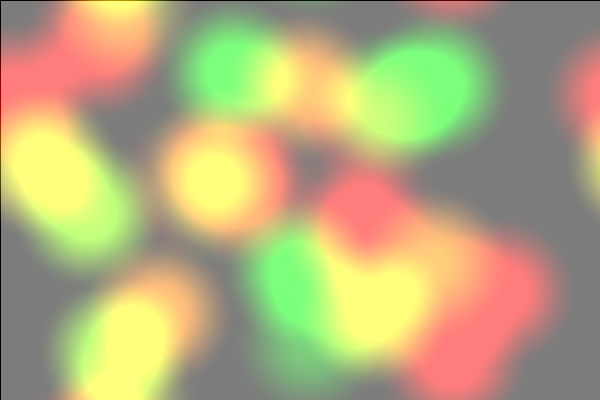
Frame 1 (no input)
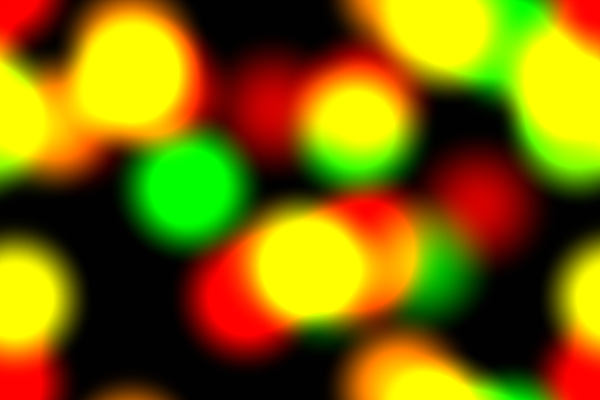
Frame 60 (the mouse pressed at the canvas centre just before this capture)
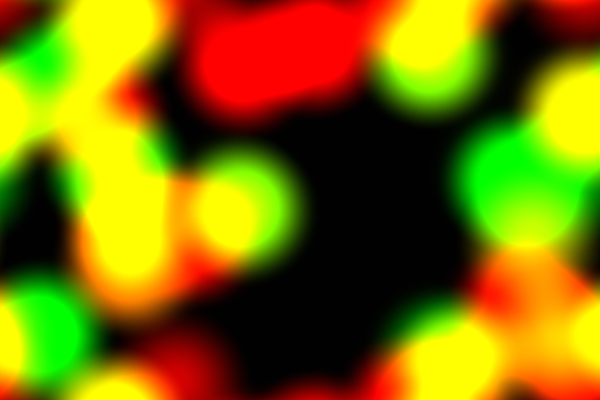
Frame 120 (the mouse held since frame 60 and released just before this capture)

The Processing sketch that drew these frames (run headless with seeded random() and noise(); from frame 60 on, the mouse is pressed at the canvas centre):

// Processing sketch: processing_106278
// ── processing_106278.pde

Ball[] balls;
final int numofBalls = 30;
int dimension;

//final int sizeConstant = 500;
int radius = 80;
final int maxColor = 30;

void setup() {
  size(600, 400);
  dimension = (int)sqrt(width*width + height*height);
  balls = new Ball[numofBalls];
  for(int i=0; i<numofBalls; i++) {
    balls[i] = new Ball(random(width), random(height));
  }
}

void draw() {
  println(frameRate);
//  background(0);
  fill(0,100);
  rectMode(CORNER);
  rect(0,0,width,height);
  loadPixels();
  
  for(int i=0; i<numofBalls; i++) {
//    println("i: "+i);
    for(int x = (int)balls[i].x-radius; x<balls[i].x+radius; x++) {
      int yMin = (int)(-sqrt(radius*radius-pow((x-balls[i].x),2))+balls[i].y);
      int yMax = (int)( sqrt(radius*radius-pow((x-balls[i].x),2))+balls[i].y);
//      you don't want to print that unless you have <10 balls
//      println(x+" "+yMin+" "+yMax);
      for(int y=yMin; y<yMax; y++) {
        int p = y*width + x;
        //keep 'p' in range of pixels array:
        p = p<0? p+pixels.length : (p>pixels.length-1? p-pixels.length : p);
        int rP = (int) red  (pixels[p]);
        int gP = (int) green(pixels[p]);
        int bP = (int) blue (pixels[p]);
        float value = maxColor;
        float d = dist(x,y,balls[i].x,balls[i].y);
        
        
        //         ( d^2 - r^2 )^2
        //    v =  ---------------
        //               r^4
        float v = pow((d*d-radius*radius),2)/(radius*radius*radius*radius);

        
        pixels[p] = color(rP+v*red(balls[i].c), gP+v*green(balls[i].c), bP+v*blue(balls[i].c));
//        pixels[p] = color(rP+v*1, gP+v*255, bP+v*1);
      }
    }
  }
  updatePixels();
  
  
  ellipseMode(CENTER);
  for(int i=0; i<numofBalls; i++) {
    fill(255,20);
    noStroke();
//    ellipse(balls[i].x, balls[i].y, 10, 10);
    balls[i].update();
  }
}



class Ball {
  float x, y;
  float a = random(TWO_PI);
//  float a = -HALF_PI;
  float v;
  float vQuant = 0.15;
  color c;
  Ball(float x, float y) {
//    this.pos = new PVector(x,y);
    this.x = x;
    this.y = y;
    c = color(randomColor(),randomColor(),0);
  }
  
  int randomColor() {
    return(int(random(3))*85);
  }
  
  void update() {
//    x+=random(-3,3);
//    y+=random(-3,3);
    x+=v*cos(a);
    y+=v*sin(a);
    
    v = vQuant*width/frameRate;
    
    if(x>width)  { x-=width; }
    if(y>height) { y-=height;}
    if(x<0)      { x+=width; }
    if(y<0)      { y+=height;}
    
    a+=random(-0.1,0.1);
  }
}
